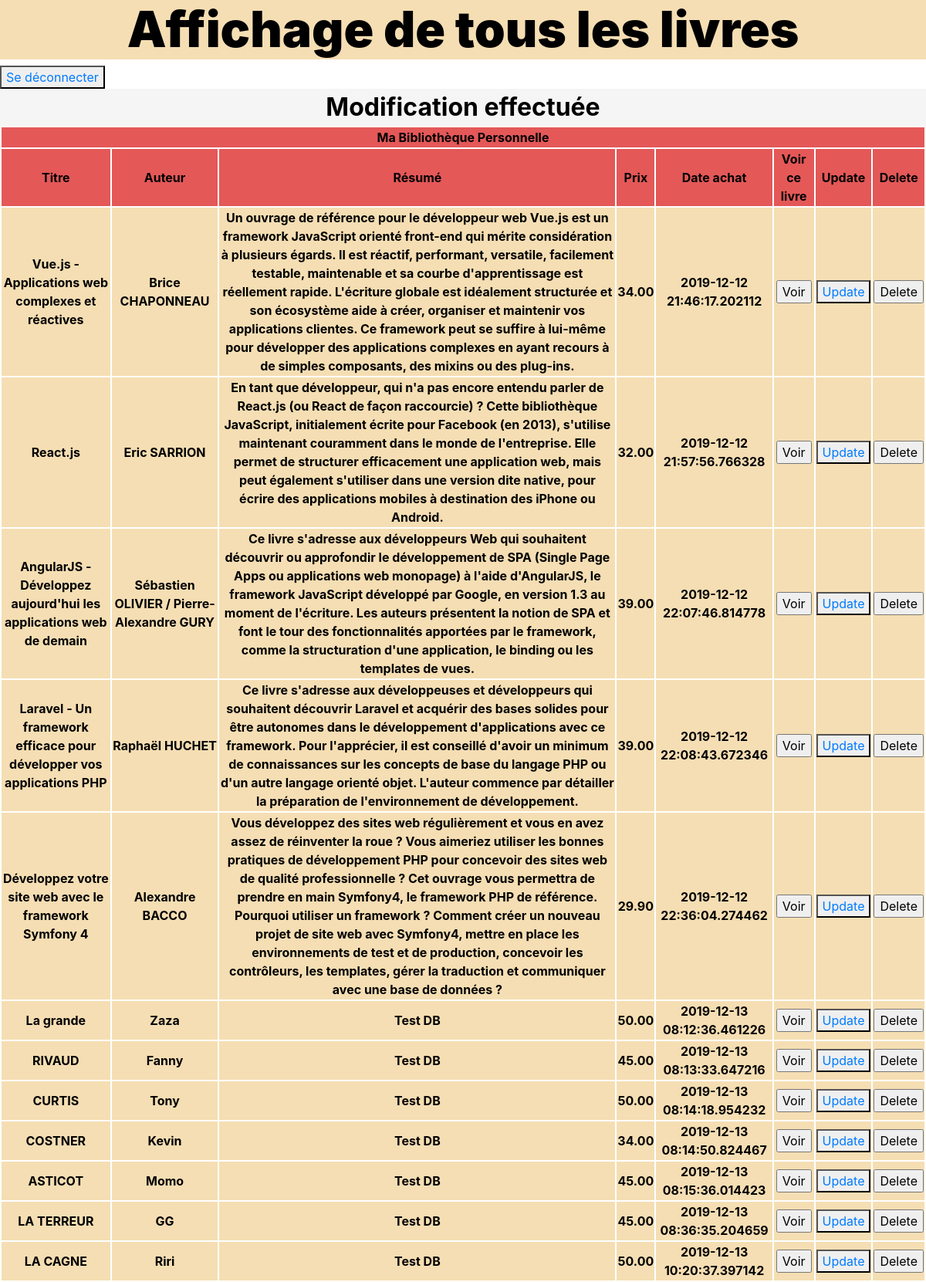
Screenshot of /allBooks.php?update (signed in) with the database file from the repository.
### tables this page shows
CREATE TABLE `books` (
  `book_id` int(4) unsigned NOT NULL AUTO_INCREMENT,
  `title` varchar(255) NOT NULL,
  `author` varchar(255) NOT NULL,
  `summary` varchar(1024) NOT NULL,
  `price` float(4,2) unsigned NOT NULL,
  `entry_date` timestamp(6) NOT NULL DEFAULT CURRENT_TIMESTAMP(6),
  PRIMARY KEY (`book_id`)
);

### controllersBooks/getAllBooks.php (called while the page is built, shortened)
<?php
function getAllBooks() {
    $dataBase = connectDB();
    $request = $dataBase->prepare('SELECT * FROM books;');
    $request->execute();
    return $request->fetchAll(PDO::FETCH_ASSOC);
}
$books = getAllBooks();
?>

### allBooks.php (the view, shortened to what this page needs)
<?php
require_once('controllersBooks/getAllBooks.php');
?>
<!DOCTYPE html>
<html lang="fr">
    <head>
        <link rel="stylesheet" href="https://stackpath.bootstrapcdn.com/bootstrap/4.3.1/css/bootstrap.min.css"
>
        <link rel="stylesheet" href="styles/style.css">
    </head>
    <body>
        <header>
            <h1><?= constant("HEADING1"); ?></h1>
            <button type="button"><a href="logout.php">Se déconnecter</a></button>
        </header>
        <div class="success">
        <?php if (isset($_GET['update']))
        {
            echo "Modification effectuée";
        }
        else if (isset($_GET['delete']))
        {
            echo "Suppression effectuée";
        }?>
        </div>
        <table>
            <thead>
                <tr>
                    <th colspan="8">Ma Bibliothèque Personnelle</th>
                </tr>
    <?php if (isset($_SESSION['login']) && ($_SESSION['login']) == 1){ ?>
                <tr>
                    <th>Titre</th>
                    <th>Auteur</th>
                    <th>Résumé</th>
                    <th>Prix</th>
                    <th>Date achat</th>
                    <th>Voir ce livre</th>
                    <th>Update</th>
                    <th>Delete</th>
                </tr>
    <?php }; ?>
             </thead>
    <?php foreach ($books as $key => $book): ?>
        <tbody>
        <?php if (isset($_SESSION['login']) && ($_SESSION['login']) == 1){ ?>
        <tr>
            <td><?php echo $book['title']; ?></td>
            <td><?php echo $book['author']; ?></td>
            <td><?php echo $book['summary']; ?></td>
            <td><?php echo $book['price']; ?></td>
            <td><?php echo $book['entry_date']; ?></td>
            <td>
                <form action="oneBook.php" method="POST">
                    <input type="submit" value="Voir" >
                </form>
            </td>
            <td>
                <button><a href="updateBook.php?book_id=<?php echo $book['book_id']?>&title=<?php echo $book['title']?>&author=<?php echo $book['author']?>&summary=<?php echo $book['summary']?>&price=<?php echo $book['price']?>&entry_date=<?php echo $book['entry_date']?>">Update</a></button>
            </td>
            <td>
                <form action="controllersBooks/deleteOneBook.php" method="POST">
                    <input type="submit" value="Delete">
                </form>
            </td>
        </tr>
            <?php }; ?>
        </tbody>
<?php endforeach; ?>
    </table>
    </body>
</html>

### styles/style.css (style rules this page uses)
body { background-image: url('../img/Biblio.jpg'); background-repeat: no-repeat; background-size: cover; }
h1 { background: wheat; text-align: center; color: black; font-size: 4rem; font-weight: 900; }
tbody, td { border: 2px solid white; background: wheat; }
table, th { color: black; text-align: center; border: 2px solid white; }
tbody, tr { color: black; font-weight: bold; border: 2px solid white; }
table thead { color: black; background-color: rgb(228, 88, 88); }
.success { background:whitesmoke; text-align: center; color: black; font-weight: bolder; font-size: 2rem; }

### rows the page displays
books: title "Vue.js - Applications web complexes et réactives", author "Brice CHAPONNEAU", summary "Un ouvrage de référence pour le développeur web Vue.js est un framework JavaScript orienté front-end qui mérite considération à plusieurs égards. Il est réactif, performant, versatile, facilement testable, maintenable et sa courbe d'apprentissage est réellement rapide. L'écriture globale est idéalement structurée et son écosystème aide à créer, organiser et maintenir vos applications clientes. Ce framework peut se suffire à lui-même pour développer des applications complexes en ayant recours à de simples composants, des mixins ou des plug-ins.", price "34.00", entry_date "2019-12-12 21:46:17.202112"
books: title "React.js", author "Eric SARRION", summary "En tant que développeur, qui n'a pas encore entendu parler de React.js (ou React de façon raccourcie) ? Cette bibliothèque JavaScript, initialement écrite pour Facebook (en 2013), s'utilise maintenant couramment dans le monde de l'entreprise. Elle permet de structurer efficacement une application web, mais peut également s'utiliser dans une version dite native, pour écrire des applications mobiles à destination des iPhone ou Android.", price "32.00", entry_date "2019-12-12 21:57:56.766328"
books: title "AngularJS - Développez aujourd'hui les applications web de demain", author "Sébastien OLIVIER / Pierre-Alexandre GURY", summary "Ce livre s'adresse aux développeurs Web qui souhaitent découvrir ou approfondir le développement de SPA (Single Page Apps ou applications web monopage) à l'aide d'AngularJS, le framework JavaScript développé par Google, en version 1.3 au moment de l'écriture. Les auteurs présentent la notion de SPA et font le tour des fonctionnalités apportées par le framework, comme la structuration d'une application, le binding ou les templates de vues.", price "39.00", entry_date "2019-12-12 22:07:46.814778"
books: title "Laravel - Un framework efficace pour développer vos applications PHP", author "Raphaël HUCHET", summary "Ce livre s'adresse aux développeuses et développeurs qui souhaitent découvrir Laravel et acquérir des bases solides pour être autonomes dans le développement d'applications avec ce framework. Pour l'apprécier, il est conseillé d'avoir un minimum de connaissances sur les concepts de base du langage PHP ou d'un autre langage orienté objet. L'auteur commence par détailler la préparation de l'environnement de développement.", price "39.00", entry_date "2019-12-12 22:08:43.672346"
books: title "Développez votre site web avec le framework Symfony 4", author "Alexandre BACCO", summary "Vous développez des sites web régulièrement et vous en avez assez de réinventer la roue ? Vous aimeriez utiliser les bonnes pratiques de développement PHP pour concevoir des sites web de qualité professionnelle ? Cet ouvrage vous permettra de prendre en main Symfony4, le framework PHP de référence. Pourquoi utiliser un framework ? Comment créer un nouveau projet de site web avec Symfony4, mettre en place les environnements de test et de production, concevoir les contrôleurs, les templates, gérer la traduction et communiquer avec une base de données ?", price "29.90", entry_date "2019-12-12 22:36:04.274462"
books: title "La grande", author "Zaza", summary "Test DB", price "50.00", entry_date "2019-12-13 08:12:36.461226"
books: title "RIVAUD", author "Fanny", summary "Test DB", price "45.00", entry_date "2019-12-13 08:13:33.647216"
books: title "CURTIS", author "Tony", summary "Test DB", price "50.00", entry_date "2019-12-13 08:14:18.954232"
books: title "COSTNER", author "Kevin", summary "Test DB", price "34.00", entry_date "2019-12-13 08:14:50.824467"
books: title "ASTICOT", author "Momo", summary "Test DB", price "45.00", entry_date "2019-12-13 08:15:36.014423"
books: title "LA TERREUR", author "GG", summary "Test DB", price "45.00", entry_date "2019-12-13 08:36:35.204659"
books: title "LA CAGNE", author "Riri", summary "Test DB", price "50.00", entry_date "2019-12-13 10:20:37.397142"

### other values shown
constant("HEADING1") "Affichage de tous les livres"
